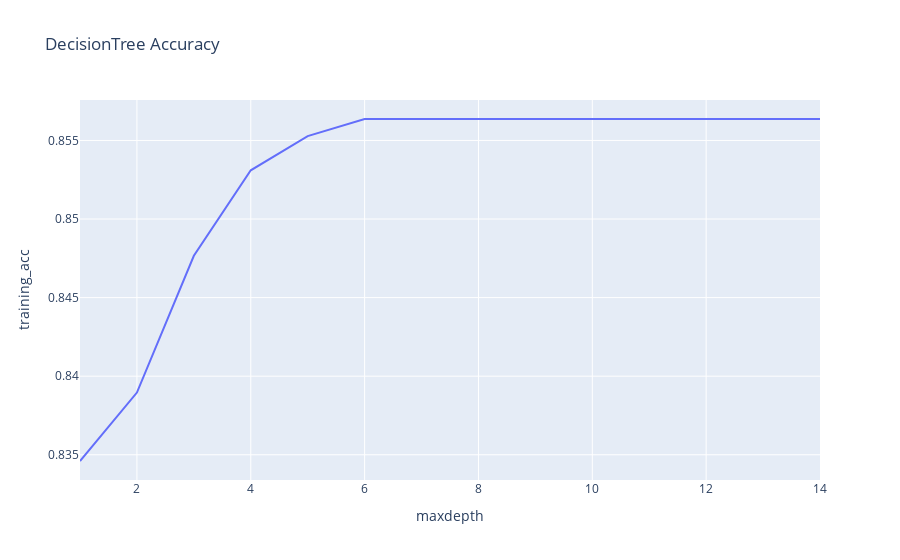

The notebook cell saved with this chart:
### Code cell
training_scores= []
for i in range(1,15):
    a,b,c = gen_decision_tree_models(i)
    training_scores.append([a,b,b])


df=pd.DataFrame(training_scores,columns=['maxdepth','training_acc','test_acc'])

import plotly.express as px

fig = px.line(df, x="maxdepth", y="training_acc", title='DecisionTree Accuracy')
fig.show()

### Figure 1 — Plotly figure (JSON) as saved in the notebook; plotly's stock layout.template omitted (floating-point values rounded to 4 significant figures)
{"data": [{"hovertemplate": "maxdepth=%{x}<br>training_acc=%{y}<extra></extra>", "legendgroup": "", "line": {"color": "#636efa", "dash": "solid"}, "marker": {"symbol": "circle"}, "mode": "lines", "name": "", "orientation": "v", "showlegend": false, "type": "scatter", "x": [1, 2, 3, 4, 5, 6, 7, 8, 9, 10, 11, 12, 13, 14], "xaxis": "x", "y": [0.8346, 0.839, 0.8477, 0.8531, 0.8553, 0.8564, 0.8564, 0.8564, 0.8564, 0.8564, 0.8564, 0.8564, 0.8564, 0.8564], "yaxis": "y"}], "layout": {"legend": {"tracegroupgap": 0}, "title": {"text": "DecisionTree Accuracy"}, "xaxis": {"anchor": "y", "domain": [0, 1], "title": {"text": "maxdepth"}}, "yaxis": {"anchor": "x", "domain": [0, 1], "title": {"text": "training_acc"}}}}
